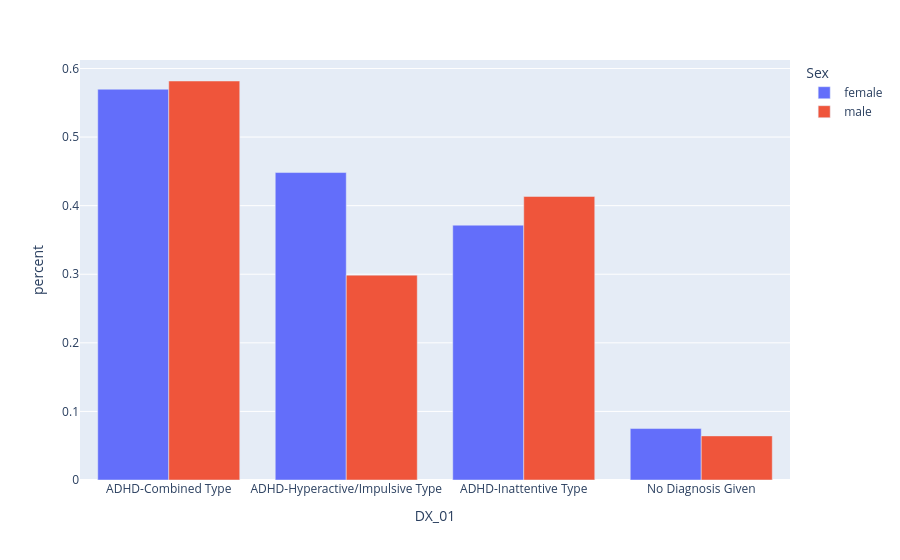
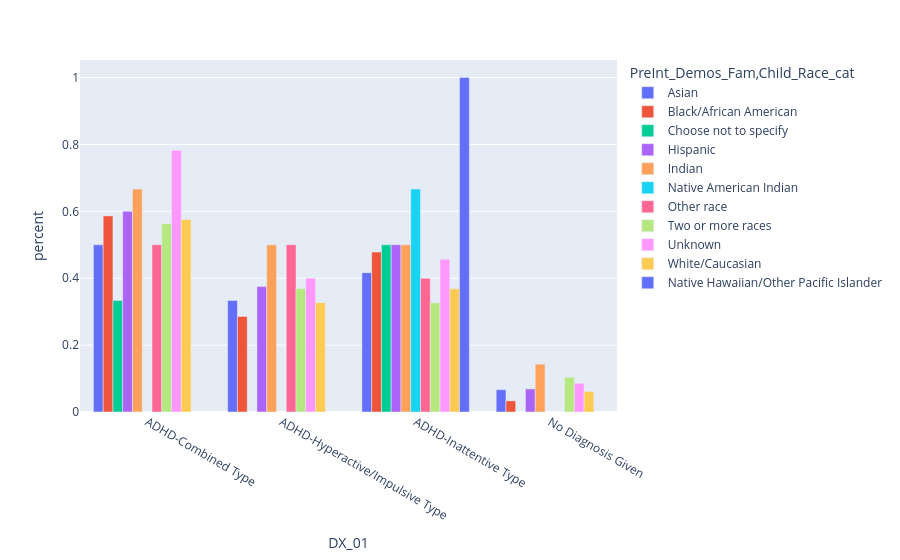

These figures' notebook cell, in order:
### Markdown cell above
### Previous diagnoses
#### Many children with adhd have been previously diagnosed with a psych/learning disorder

### Code cell
colors = ['Sex', 'PreInt_Demos_Fam,Child_Race_cat']

for color in colors:
    tmp = df.groupby(['DX_01', color]).agg({'PreInt_TxHx,Past_DX': 'sum',
                                   'Identifiers': 'count'}
                                        ).reset_index()
    tmp['percent'] = tmp['PreInt_TxHx,Past_DX'] / tmp['Identifiers']

    fig = px.bar(tmp, x="DX_01", y='percent', color=color,orientation='v', barmode="group")
    fig.show()

### Figure 1 — Plotly figure (JSON) as saved in the notebook; plotly's stock layout.template omitted (floating-point values rounded to 4 significant figures)
{"data": [{"alignmentgroup": "True", "hovertemplate": "Sex=female<br>DX_01=%{x}<br>percent=%{y}<extra></extra>", "legendgroup": "female", "marker": {"color": "#636efa", "pattern": {"shape": ""}}, "name": "female", "offsetgroup": "female", "orientation": "v", "showlegend": true, "textposition": "auto", "type": "bar", "x": ["ADHD-Combined Type", "ADHD-Hyperactive/Impulsive Type", "ADHD-Inattentive Type", "No Diagnosis Given"], "xaxis": "x", "y": [0.5698, 0.4483, 0.3716, 0.075], "yaxis": "y"}, {"alignmentgroup": "True", "hovertemplate": "Sex=male<br>DX_01=%{x}<br>percent=%{y}<extra></extra>", "legendgroup": "male", "marker": {"color": "#EF553B", "pattern": {"shape": ""}}, "name": "male", "offsetgroup": "male", "orientation": "v", "showlegend": true, "textposition": "auto", "type": "bar", "x": ["ADHD-Combined Type", "ADHD-Hyperactive/Impulsive Type", "ADHD-Inattentive Type", "No Diagnosis Given"], "xaxis": "x", "y": [0.5818, 0.2987, 0.4134, 0.06433], "yaxis": "y"}], "layout": {"barmode": "group", "legend": {"title": {"text": "Sex"}, "tracegroupgap": 0}, "margin": {"t": 60}, "xaxis": {"anchor": "y", "domain": [0, 1], "title": {"text": "DX_01"}}, "yaxis": {"anchor": "x", "domain": [0, 1], "title": {"text": "percent"}}}}

### Figure 2 — Plotly figure (JSON) as saved in the notebook; plotly's stock layout.template omitted (floating-point values rounded to 4 significant figures)
{"data": [{"alignmentgroup": "True", "hovertemplate": "PreInt_Demos_Fam,Child_Race_cat=Asian<br>DX_01=%{x}<br>percent=%{y}<extra></extra>", "legendgroup": "Asian", "marker": {"color": "#636efa", "pattern": {"shape": ""}}, "name": "Asian", "offsetgroup": "Asian", "orientation": "v", "showlegend": true, "textposition": "auto", "type": "bar", "x": ["ADHD-Combined Type", "ADHD-Hyperactive/Impulsive Type", "ADHD-Inattentive Type", "No Diagnosis Given"], "xaxis": "x", "y": [0.5, 0.3333, 0.4167, 0.06667], "yaxis": "y"}, {"alignmentgroup": "True", "hovertemplate": "PreInt_Demos_Fam,Child_Race_cat=Black/African American<br>DX_01=%{x}<br>percent=%{y}<extra></extra>", "legendgroup": "Black/African American", "marker": {"color": "#EF553B", "pattern": {"shape": ""}}, "name": "Black/African American", "offsetgroup": "Black/African American", "orientation": "v", "showlegend": true, "textposition": "auto", "type": "bar", "x": ["ADHD-Combined Type", "ADHD-Hyperactive/Impulsive Type", "ADHD-Inattentive Type", "No Diagnosis Given"], "xaxis": "x", "y": [0.5865, 0.2857, 0.4783, 0.03333], "yaxis": "y"}, {"alignmentgroup": "True", "hovertemplate": "PreInt_Demos_Fam,Child_Race_cat=Choose not to specify<br>DX_01=%{x}<br>percent=%{y}<extra></extra>", "legendgroup": "Choose not to specify", "marker": {"color": "#00cc96", "pattern": {"shape": ""}}, "name": "Choose not to specify", "offsetgroup": "Choose not to specify", "orientation": "v", "showlegend": true, "textposition": "auto", "type": "bar", "x": ["ADHD-Combined Type", "ADHD-Hyperactive/Impulsive Type", "ADHD-Inattentive Type", "No Diagnosis Given"], "xaxis": "x", "y": [0.3333, 0, 0.5, 0], "yaxis": "y"}, {"alignmentgroup": "True", "hovertemplate": "PreInt_Demos_Fam,Child_Race_cat=Hispanic<br>DX_01=%{x}<br>percent=%{y}<extra></extra>", "legendgroup": "Hispanic", "marker": {"color": "#ab63fa", "pattern": {"shape": ""}}, "name": "Hispanic", "offsetgroup": "Hispanic", "orientation": "v", "showlegend": true, "textposition": "auto", "type": "bar", "x": ["ADHD-Combined Type", "ADHD-Hyperactive/Impulsive Type", "ADHD-Inattentive Type", "No Diagnosis Given"], "xaxis": "x", "y": [0.6, 0.375, 0.5, 0.06897], "yaxis": "y"}, {"alignmentgroup": "True", "hovertemplate": "PreInt_Demos_Fam,Child_Race_cat=Indian<br>DX_01=%{x}<br>percent=%{y}<extra></extra>", "legendgroup": "Indian", "marker": {"color": "#FFA15A", "pattern": {"shape": ""}}, "name": "Indian", "offsetgroup": "Indian", "orientation": "v", "showlegend": true, "textposition": "auto", "type": "bar", "x": ["ADHD-Combined Type", "ADHD-Hyperactive/Impulsive Type", "ADHD-Inattentive Type", "No Diagnosis Given"], "xaxis": "x", "y": [0.6667, 0.5, 0.5, 0.1429], "yaxis": "y"}, {"alignmentgroup": "True", "hovertemplate": "PreInt_Demos_Fam,Child_Race_cat=Native American Indian<br>DX_01=%{x}<br>percent=%{y}<extra></extra>", "legendgroup": "Native American Indian", "marker": {"color": "#19d3f3", "pattern": {"shape": ""}}, "name": "Native American Indian", "offsetgroup": "Native American Indian", "orientation": "v", "showlegend": true, "textposition": "auto", "type": "bar", "x": ["ADHD-Combined Type", "ADHD-Inattentive Type"], "xaxis": "x", "y": [0, 0.6667], "yaxis": "y"}, {"alignmentgroup": "True", "hovertemplate": "PreInt_Demos_Fam,Child_Race_cat=Other race<br>DX_01=%{x}<br>percent=%{y}<extra></extra>", "legendgroup": "Other race", "marker": {"color": "#FF6692", "pattern": {"shape": ""}}, "name": "Other race", "offsetgroup": "Other race", "orientation": "v", "showlegend": true, "textposition": "auto", "type": "bar", "x": ["ADHD-Combined Type", "ADHD-Hyperactive/Impulsive Type", "ADHD-Inattentive Type", "No Diagnosis Given"], "xaxis": "x", "y": [0.5, 0.5, 0.4, 0], "yaxis": "y"}, {"alignmentgroup": "True", "hovertemplate": "PreInt_Demos_Fam,Child_Race_cat=Two or more races<br>DX_01=%{x}<br>percent=%{y}<extra></extra>", "legendgroup": "Two or more races", "marker": {"color": "#B6E880", "pattern": {"shape": ""}}, "name": "Two or more races", "offsetgroup": "Two or more races", "orientation": "v", "showlegend": true, "textposition": "auto", "type": "bar", "x": ["ADHD-Combined Type", "ADHD-Hyperactive/Impulsive Type", "ADHD-Inattentive Type", "No Diagnosis Given"], "xaxis": "x", "y": [0.563, 0.3684, 0.3267, 0.1042], "yaxis": "y"}, {"alignmentgroup": "True", "hovertemplate": "PreInt_Demos_Fam,Child_Race_cat=Unknown<br>DX_01=%{x}<br>percent=%{y}<extra></extra>", "legendgroup": "Unknown", "marker": {"color": "#FF97FF", "pattern": {"shape": ""}}, "name": "Unknown", "offsetgroup": "Unknown", "orientation": "v", "showlegend": true, "textposition": "auto", "type": "bar", "x": ["ADHD-Combined Type", "ADHD-Hyperactive/Impulsive Type", "ADHD-Inattentive Type", "No Diagnosis Given"], "xaxis": "x", "y": [0.7826, 0.4, 0.4571, 0.08571], "yaxis": "y"}, {"alignmentgroup": "True", "hovertemplate": "PreInt_Demos_Fam,Child_Race_cat=White/Caucasian<br>DX_01=%{x}<br>percent=%{y}<extra></extra>", "legendgroup": "White/Caucasian", "marker": {"color": "#FECB52", "pattern": {"shape": ""}}, "name": "White/Caucasian", "offsetgroup": "White/Caucasian", "orientation": "v", "showlegend": true, "textposition": "auto", "type": "bar", "x": ["ADHD-Combined Type", "ADHD-Hyperactive/Impulsive Type", "ADHD-Inattentive Type", "No Diagnosis Given"], "xaxis": "x", "y": [0.5753, 0.3269, 0.3683, 0.06135], "yaxis": "y"}, {"alignmentgroup": "True", "hovertemplate": "PreInt_Demos_Fam,Child_Race_cat=Native Hawaiian/Other Pacific Islander<br>DX_01=%{x}<br>percent=%{y}<extra></extra>", "legendgroup": "Native Hawaiian/Other Pacific Islander", "marker": {"color": "#636efa", "pattern": {"shape": ""}}, "name": "Native Hawaiian/Other Pacific Islander", "offsetgroup": "Native Hawaiian/Other Pacific Islander", "orientation": "v", "showlegend": true, "textposition": "auto", "type": "bar", "x": ["ADHD-Inattentive Type"], "xaxis": "x", "y": [1], "yaxis": "y"}], "layout": {"barmode": "group", "legend": {"title": {"text": "PreInt_Demos_Fam,Child_Race_cat"}, "tracegroupgap": 0}, "margin": {"t": 60}, "xaxis": {"anchor": "y", "domain": [0, 1], "title": {"text": "DX_01"}}, "yaxis": {"anchor": "x", "domain": [0, 1], "title": {"text": "percent"}}}}
